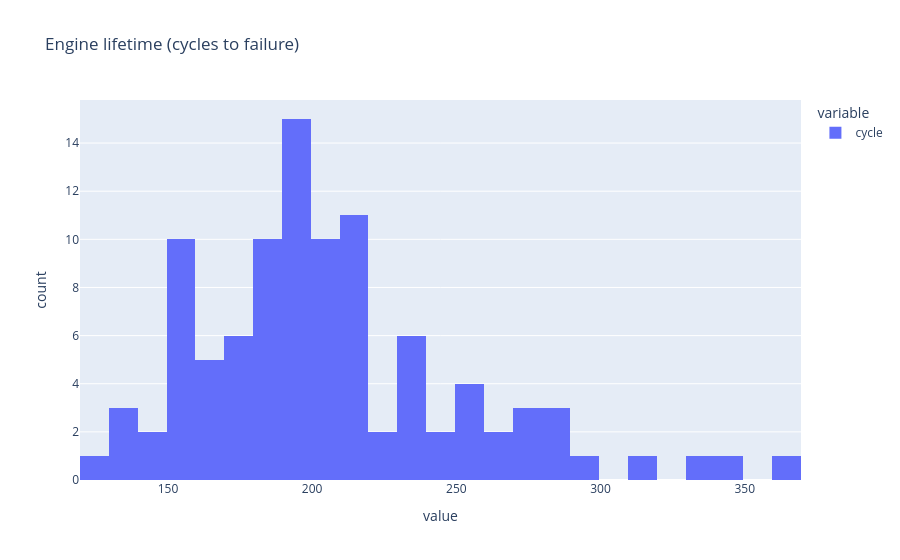

Notebook source saved alongside this figure:
### Markdown cell above
How long do engines live?

### Code cell
life = train.groupby("unit")["cycle"].max()
print(life.describe())
px.histogram(life, nbins=30, title="Engine lifetime (cycles to failure)")

### Figure 1 — Plotly figure (JSON) as saved in the notebook; plotly's stock layout.template omitted (floating-point values rounded to 4 significant figures)
{"data": [{"bingroup": "x", "hovertemplate": "variable=cycle<br>value=%{x}<br>count=%{y}<extra></extra>", "legendgroup": "cycle", "marker": {"color": "#636efa", "pattern": {"shape": ""}}, "name": "cycle", "nbinsx": 30, "orientation": "v", "showlegend": true, "type": "histogram", "x": [192, 287, 179, 189, 269, 188, 259, 150, 201, 222, 240, 170, 163, 180, 207, 209, 276, 195, 158, 234, 195, 202, 168, 147, 230, 199, 156, 165, 163, 194, 234, 191, 200, 195, 181, 158, 170, 194, 128, 188, 216, 196, 207, 192, 158, 256, 214, 231, 215, 198, 213, 213, 195, 257, 193, 275, 137, 147, 231, 172, 185, 180, 174, 283, 153, 202, 313, 199, 362, 137, 208, 213, 213, 166, 229, 210, 154, 231, 199, 185, 240, 214, 293, 267, 188, 278, 178, 213, 217, 154, 135, 341, 155, 258, 283, 336, 202, 156, 185, 200], "xaxis": "x", "yaxis": "y"}], "layout": {"barmode": "relative", "legend": {"title": {"text": "variable"}, "tracegroupgap": 0}, "title": {"text": "Engine lifetime (cycles to failure)"}, "xaxis": {"anchor": "y", "domain": [0, 1], "title": {"text": "value"}}, "yaxis": {"anchor": "x", "domain": [0, 1], "title": {"text": "count"}}}}
